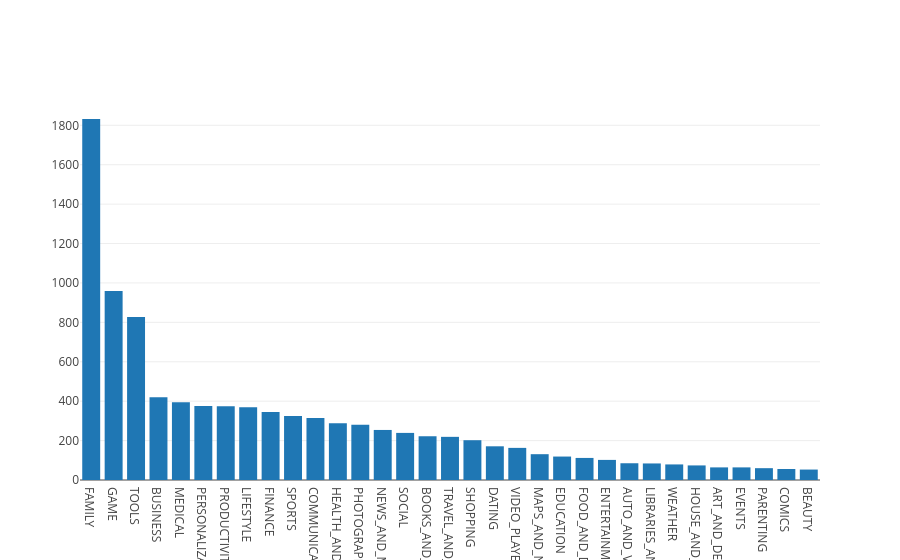

The notebook cell this image was saved under:
### Markdown cell above
## 4. Exploring app categories
<p>With more than 1 billion active users in 190 countries around the world, Google Play continues to be an important distribution platform to build a global audience. For businesses to get their apps in front of users, it's important to make them more quickly and easily discoverable on Google Play. To improve the overall search experience, Google has introduced the concept of grouping apps into categories.</p>
<p>This brings us to the following questions:</p>
<ul>
<li>Which category has the highest share of (active) apps in the market? </li>
<li>Is any specific category dominating the market?</li>
<li>Which categories have the fewest number of apps?</li>
</ul>
<p>We will see that there are <code>33</code> unique app categories present in our dataset. <em>Family</em> and <em>Game</em> apps have the highest market prevalence. Interestingly, <em>Tools</em>, <em>Business</em> and <em>Medical</em> apps are also at the top.</p>

### Code cell
import plotly
plotly.offline.init_notebook_mode(connected=True)
import plotly.graph_objs as go

# Print the total number of unique categories
num_categories = len(apps["Category"].unique())
print('Number of categories = ', num_categories)

# Count the number of apps in each 'Category'. 
num_apps_in_category = apps["Category"].value_counts()

# Sort num_apps_in_category in descending order based on the count of apps in each category
sorted_num_apps_in_category = num_apps_in_category.sort_values(ascending = False)

data = [go.Bar(
        x = num_apps_in_category.index, # index = category name
        y = num_apps_in_category.values, # value = count
)]

plotly.offline.iplot(data)

### Figure 1 — Plotly figure (JSON) as saved in the notebook; plotly's stock layout.template omitted (floating-point values rounded to 4 significant figures)
{"data": [{"x": ["FAMILY", "GAME", "TOOLS", "BUSINESS", "MEDICAL", "PERSONALIZATION", "PRODUCTIVITY", "LIFESTYLE", "FINANCE", "SPORTS", "COMMUNICATION", "HEALTH_AND_FITNESS", "PHOTOGRAPHY", "NEWS_AND_MAGAZINES", "SOCIAL", "BOOKS_AND_REFERENCE", "TRAVEL_AND_LOCAL", "SHOPPING", "DATING", "VIDEO_PLAYERS", "MAPS_AND_NAVIGATION", "EDUCATION", "FOOD_AND_DRINK", "ENTERTAINMENT", "AUTO_AND_VEHICLES", "LIBRARIES_AND_DEMO", "WEATHER", "HOUSE_AND_HOME", "ART_AND_DESIGN", "EVENTS", "PARENTING", "COMICS", "BEAUTY"], "y": [1832, 959, 827, 420, 395, 376, 374, 369, 345, 325, 315, 288, 281, 254, 239, 222, 219, 202, 171, 163, 131, 119, 112, 102, 85, 84, 79, 74, 64, 64, 60, 56, 53], "type": "bar", "uid": "f86c290f-645c-4dae-8132-b1a23cfff6d8"}], "layout": {}}
